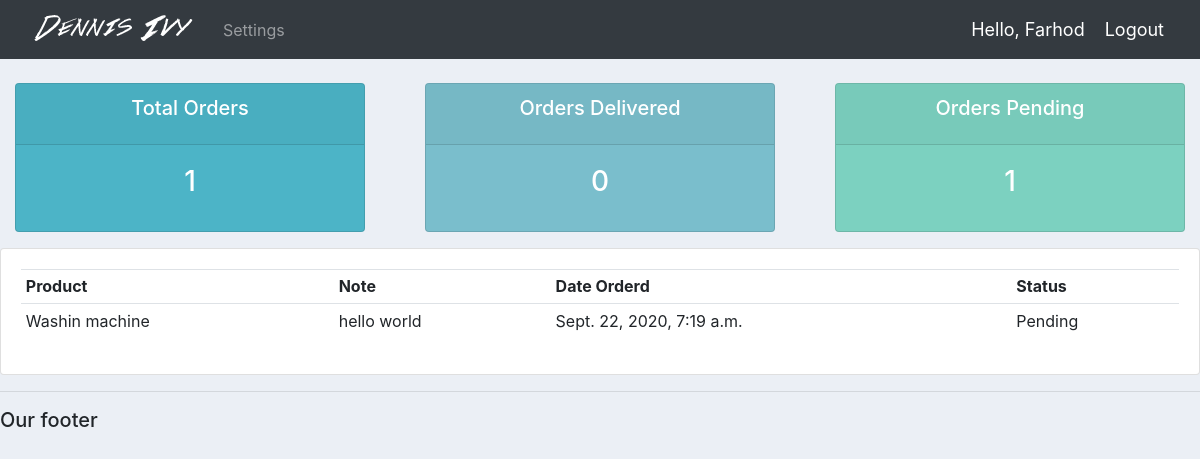
/user/ (signed in), run on the app's committed database.
### accounts/models.py (models this page shows)
class Order(models.Model):
    STATUS = (
        ('Pending', 'Pending'),
        ('Out for delivery', 'Out for delivery'),
        ('Delivered', 'Delivered'),
    )
    customer = models.ForeignKey(Customer, null=True, on_delete=models.SET_NULL)
    product = models.ForeignKey(Product, null=True, on_delete=models.SET_NULL)
    date_created = models.DateTimeField(auto_now_add=True, null=True)
    status = models.CharField(max_length=200, null=True, choices=STATUS)
    note = models.CharField(max_length=1000, null=True)
    def __str__(self):
        return self.product.name

class Product(models.Model):
    CATEGORY = (
        ('Indoor', 'Indoor'),
        ('Out Door', 'Out Door'),
    )
    name = models.CharField(max_length=200, null=True)
    price = models.FloatField(null=True)
    category = models.CharField(max_length=200, null=True, choices=CATEGORY)
    description = models.CharField(max_length=200, null=True, blank=True)
    date_created = models.DateTimeField(auto_now_add=True, null=True)
    tags = models.ManyToManyField(Tag)
    def __str__(self):
        return self.name

### accounts/decorators.py (the view)
		def wrapper_func(request, *args, **kwargs):
			group = None
			if request.user.groups.exists():
				group = request.user.groups.all()[0].name
			if group in allowed_roles:
				return view_func(request, *args, **kwargs)
			else:
				return HttpResponse('You are not authorized to view this page')

### accounts/views.py (called while the page is built)
@login_required(login_url='login')
@allowed_users(allowed_roles=['customer'])
def userPage(request):
    orders = request.user.customer.order_set.all()
    total_orders = orders.count()
    delivered = orders.filter(status='Delivered').count()
    pending = orders.filter(status='Pending').count()
    print('ORDERS:', orders)
    context = {'orders': orders, 'total_orders': total_orders,
               'delivered': delivered, 'pending': pending}
    return render(request, 'accounts/user.html', context)

### accounts/templates/accounts/user.html
{%  extends 'accounts/main.html' %}
{% block content %}
{%  include 'accounts/status.html' %}
<div class="row">
	<div class="col-md">
		<div class="card card-body">
			<table class="table table-sm">
				<tr>
					<th>Product</th>
					<th>Note</th>
					<th>Date Orderd</th>
					<th>Status</th>
				</tr>
				{% for order in orders %}
				<tr>
					<td>{{order.product}}</td>
					<td>{{order.note}}</td>
					<td>{{order.date_created}}</td>
					<td>{{order.status}}</td>
				</tr>
				{% endfor %}
			</table>
		</div>
	</div>
</div>
{% endblock content %}

### accounts/templates/accounts/navbar.html (shortened to what this page needs)
{% load static %}
<nav class="navbar navbar-expand-lg navbar-dark bg-dark">
 <img src="{% static 'images/logo.png' %}">
  <div class="collapse navbar-collapse" id="navbarNav">
    <ul class="navbar-nav">
      {% if request.user.is_staff %}
      <li class="nav-item active">
        <a class="nav-link" href="{% url 'home' %}">Dashboard</a>
      </li>
      <li class="nav-item">
        <a class="nav-link" href="{% url 'products' %}">Products</a>
      </li>
      {% else %}
       <li class="nav-item">
        <a class="nav-link" href="{% url 'account' %}">Settings</a>
      </li>
      {% endif %}
    </ul>
  </div>
  <span class="hello-msg">Hello, {{request.user}}</span>
  <span ><a  class="hello-msg" href="{% url 'logout' %}">Logout</a></span>
</nav>

### static/css/main.css (style rules this page uses)
body { background-color: #ebeff5; }

### accounts/templates/accounts/navbar.html (style rules this page uses)
.hello-msg { font-size: 18px; color: #fff; margin-right: 20px; }

### data on the page
Order: product "Washin machine", note "hello world", date_created "Sept. 22, 2020, 7:19 a.m.", status "Pending"

### other printed values
{{ request.user }} "Farhod"
{{ total_orders }} "1"
{{ delivered }} "0"
{{ pending }} "1"
